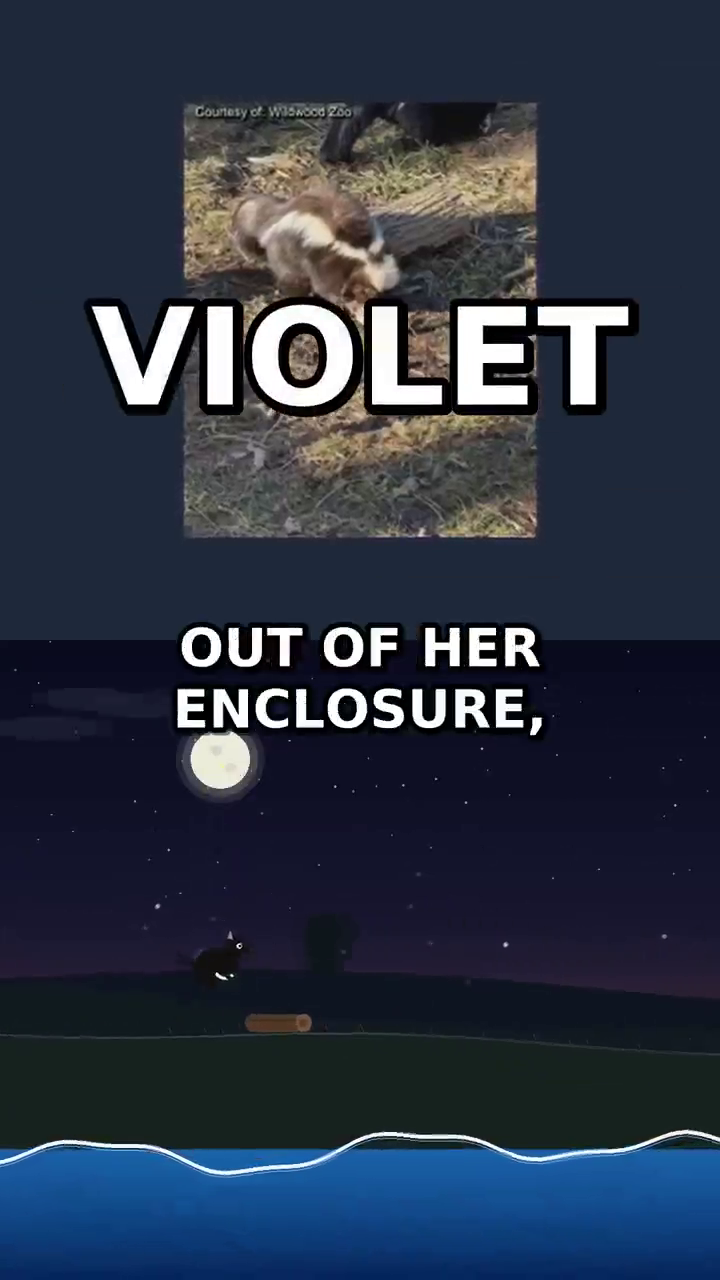
#> input picture daily_20260613-171145_a_zoo_lost_a_skunk_named_violet___and_a_.frame12.png, 720 x 1280 px; its folder holds only this picture in this run
$ python -i parallax.py   (imports and definitions only)   (older library calls are emulated)
#> lines starting #> are read from the running program, lines starting #| are printed output that depends on the picture
#> (reads engines/chatterbox.models.json from the repository)
#> further down, picture is the input picture: shape (1280, 720, 3); mean B, G, R 67.9, 51.9, 43.2
"""EXPERIMENTAL: 2.5D depth-parallax camera moves from a single still.

Pipeline: Depth Anything V2 Small (ONNX, CPU) estimates per-pixel depth,
then each output frame back-warps the image with a depth-weighted offset
(cv2.remap) while a virtual camera drifts along an eased path. Near pixels
move more than far pixels — real parallax, not a flat zoom.

Status: experimental until it passes the visual benchmark
(engines/benchmarks/parallax_bench.py — Ticket E2). Known failure modes:
torn/haloed edges at strong depth discontinuities, rubber-sheeting on flat
art/diagrams/text, garbage depth on illustrations. Do NOT wire into a
channel before the benchmark verdict and a suitability gate exist.

License: the SMALL V2 checkpoint is Apache-2.0. The Base/Large checkpoints
are CC-BY-NC — never swap them in on a monetized channel.

Provisioning is explicit (`python -m engines install parallax`);
`available()` is offline and deterministic per the package contract.
"""
from __future__ import annotations

import hashlib
import os
import subprocess
from pathlib import Path

from engines import MODELS_DIR, REGISTRY

MODEL = REGISTRY["parallax"]["model"]
MODEL_PATH = MODELS_DIR / MODEL["name"]
# Presence + size is the cheap deterministic check; full SHA-256 runs once
# and is stamped alongside the model so doctor stays fast afterward.
_STAMP = MODEL_PATH.with_suffix(".sha256.ok")


# [21 lines left out: functions _deps_ok, model_verified, not called in this run]


def available() -> bool:
    import shutil
    return shutil.which("ffmpeg") is not None and _deps_ok() and model_verified()


# ---------------------------------------------------------------------------
# Depth estimation
# ---------------------------------------------------------------------------
_SESSION = None


def _session():
    global _SESSION
    if _SESSION is None:
        import onnxruntime as ort
        _SESSION = ort.InferenceSession(
            str(MODEL_PATH), providers=["CPUExecutionProvider"])
    return _SESSION


def _depth_map(bgr):
    """Relative depth for a BGR uint8 frame, normalized 0(far)..1(near),
    resized back to the frame's resolution."""
    import cv2
    import numpy as np

    n = MODEL["input_size"]
    rgb = cv2.cvtColor(bgr, cv2.COLOR_BGR2RGB).astype("float32") / 255.0
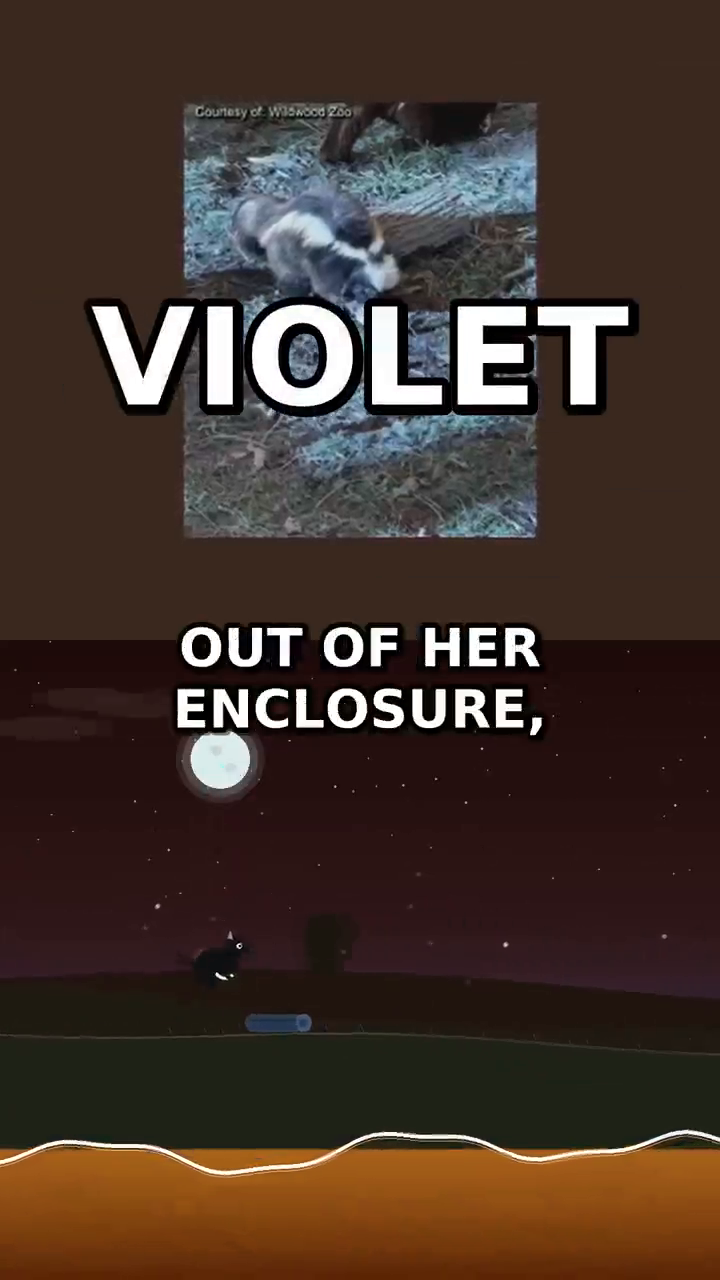
#> rgb: shape (1280, 720, 3) float32; mean B, G, R 0.17, 0.204, 0.267
    rgb = cv2.resize(rgb, (n, n), interpolation=cv2.INTER_CUBIC)
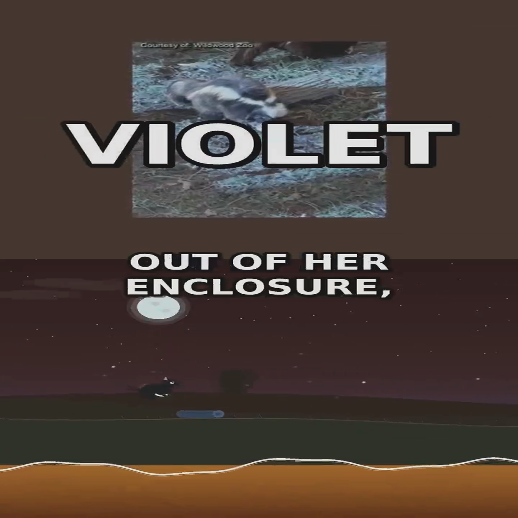
#> rgb: shape (518, 518, 3) float32; mean B, G, R 0.17, 0.204, 0.266; drawn with min black and max white
    mean = np.array([0.485, 0.456, 0.406], dtype="float32")
    std = np.array([0.229, 0.224, 0.225], dtype="float32")
    x = ((rgb - mean) / std).transpose(2, 0, 1)[None]
    sess = _session()
    depth = sess.run(None, {sess.get_inputs()[0].name: x})[0][0]
    lo, hi = float(depth.min()), float(depth.max())
    if hi - lo < 1e-6:
        return None  # flat depth — image unsuitable for parallax
    depth = (depth - lo) / (hi - lo)
    h, w = bgr.shape[:2]
    depth = cv2.resize(depth, (w, h), interpolation=cv2.INTER_LINEAR)
    # Soften discontinuities: hard depth edges are what tear into halos.
    return cv2.GaussianBlur(depth, (0, 0), sigmaX=max(2.0, w / 200.0))


# ---------------------------------------------------------------------------
# Rendering
# ---------------------------------------------------------------------------
# [151 lines left out: functions _suitable, _fit_cover, parallax, maybe_parallax, not called in this run]

>>> import cv2
>>> picture = cv2.imread('../daily_20260613-171145_a_zoo_lost_a_skunk_named_violet___and_a_.frame12.png')
#> (the run stopped early here; a loop or call above may not have finished)
